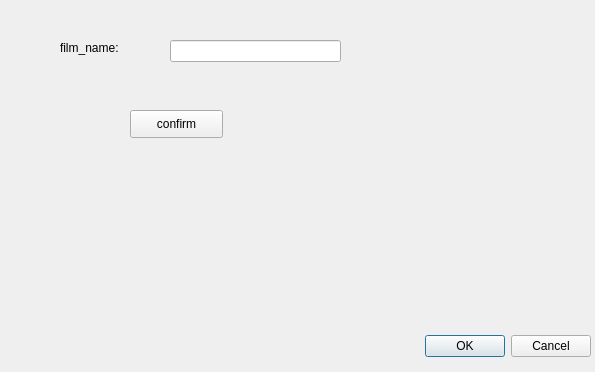
<?xml version="1.0" encoding="UTF-8"?>
<ui version="4.0">
 <class>buy_ticket</class>
 <widget class="QDialog" name="buy_ticket">
  <property name="geometry">
   <rect>
    <x>0</x>
    <y>0</y>
    <width>595</width>
    <height>372</height>
   </rect>
  </property>
  <property name="windowTitle">
   <string>Dialog</string>
  </property>
  <widget class="QDialogButtonBox" name="buttonBox">
   <property name="geometry">
    <rect>
     <x>250</x>
     <y>330</y>
     <width>341</width>
     <height>32</height>
    </rect>
   </property>
   <property name="orientation">
    <enum>Qt::Horizontal</enum>
   </property>
   <property name="standardButtons">
    <set>QDialogButtonBox::Cancel|QDialogButtonBox::Ok</set>
   </property>
  </widget>
  <widget class="QLabel" name="label">
   <property name="geometry">
    <rect>
     <x>60</x>
     <y>40</y>
     <width>71</width>
     <height>16</height>
    </rect>
   </property>
   <property name="text">
    <string>film_name:</string>
   </property>
  </widget>
  <widget class="QLineEdit" name="lineEdit">
   <property name="geometry">
    <rect>
     <x>170</x>
     <y>40</y>
     <width>171</width>
     <height>22</height>
    </rect>
   </property>
  </widget>
  <widget class="QPushButton" name="confirm">
   <property name="geometry">
    <rect>
     <x>130</x>
     <y>110</y>
     <width>93</width>
     <height>28</height>
    </rect>
   </property>
   <property name="text">
    <string>confirm</string>
   </property>
  </widget>
 </widget>
 <resources/>
 <connections>
  <connection>
   <sender>buttonBox</sender>
   <signal>accepted()</signal>
   <receiver>buy_ticket</receiver>
   <slot>accept()</slot>
   <hints>
    <hint type="sourcelabel">
     <x>248</x>
     <y>254</y>
    </hint>
    <hint type="destinationlabel">
     <x>157</x>
     <y>274</y>
    </hint>
   </hints>
  </connection>
  <connection>
   <sender>buttonBox</sender>
   <signal>rejected()</signal>
   <receiver>buy_ticket</receiver>
   <slot>reject()</slot>
   <hints>
    <hint type="sourcelabel">
     <x>316</x>
     <y>260</y>
    </hint>
    <hint type="destinationlabel">
     <x>286</x>
     <y>274</y>
    </hint>
   </hints>
  </connection>
 </connections>
</ui>
